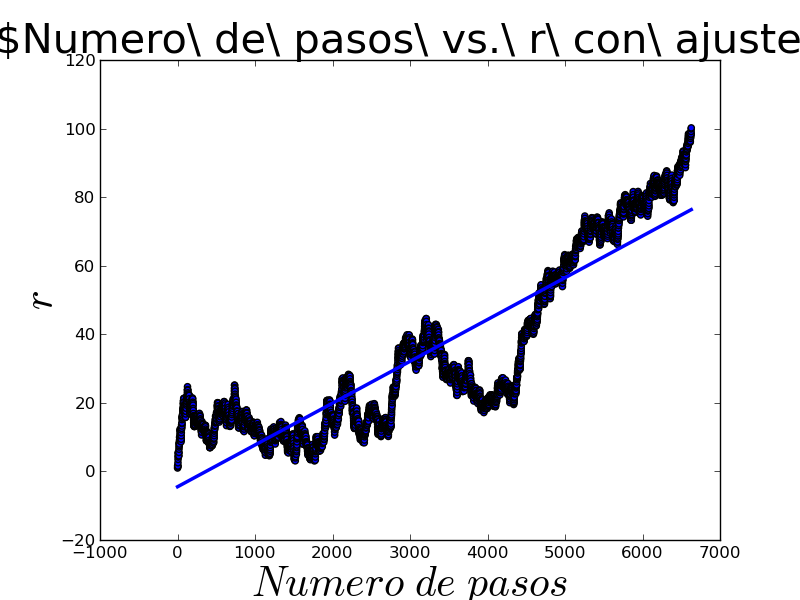

The Python source for this figure:
import matplotlib.pyplot as plt
import sys
import numpy as np

f=np.loadtxt(sys.argv[1])
numpasos = f[:,3]
radios = f[:,4]

plt.scatter(numpasos,radios)
plt.xlabel("$Numero\ de\ pasos$", fontsize=30)
plt.ylabel("$r$", fontsize=30)
plt.title("$Numero\ de\ pasos\ vs.\ r\ con\ ajuste\$", fontsize=30)
fit=np.polyfit(numpasos, radios,1)
plt.plot(numpasos, fit[0]*numpasos + fit[1], linewidth=2.5)
fi = open("ajuste.png","w")
plt.savefig("ajuste.png")
